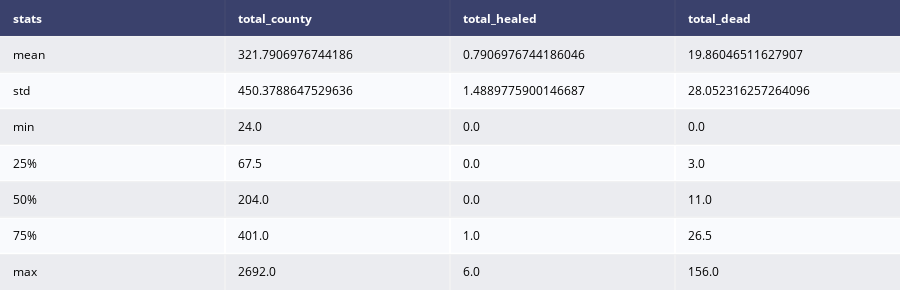

The code cell stored with this chart in its notebook:
### Markdown cell above
### Stats of the day

### Code cell
stats=df1.describe()
stats.drop(index='count',inplace=True)
stats.reset_index(inplace=True)
stats.columns=['stats','total_county','total_healed','total_dead']

fig = ff.create_table(stats)
fig.show()

### Figure 1 — Plotly figure (JSON) as saved in the notebook; plotly's stock layout.template omitted (floating-point values rounded to 4 significant figures)
{"data": [{"colorscale": [[0, "#00083e"], [0.5, "#ededee"], [1, "#ffffff"]], "hoverinfo": "none", "opacity": 0.75, "showscale": false, "type": "heatmap", "z": [[0, 0, 0, 0], [0.5, 0.5, 0.5, 0.5], [1, 1, 1, 1], [0.5, 0.5, 0.5, 0.5], [1, 1, 1, 1], [0.5, 0.5, 0.5, 0.5], [1, 1, 1, 1], [0.5, 0.5, 0.5, 0.5]]}], "layout": {"annotations": [{"align": "left", "font": {"color": "#ffffff"}, "showarrow": false, "text": "<b>stats</b>", "x": -0.45, "xanchor": "left", "xref": "x", "y": 0, "yref": "y"}, {"align": "left", "font": {"color": "#ffffff"}, "showarrow": false, "text": "<b>total_county</b>", "x": 0.55, "xanchor": "left", "xref": "x", "y": 0, "yref": "y"}, {"align": "left", "font": {"color": "#ffffff"}, "showarrow": false, "text": "<b>total_healed</b>", "x": 1.55, "xanchor": "left", "xref": "x", "y": 0, "yref": "y"}, {"align": "left", "font": {"color": "#ffffff"}, "showarrow": false, "text": "<b>total_dead</b>", "x": 2.55, "xanchor": "left", "xref": "x", "y": 0, "yref": "y"}, {"align": "left", "font": {"color": "#000000"}, "showarrow": false, "text": "mean", "x": -0.45, "xanchor": "left", "xref": "x", "y": 1, "yref": "y"}, {"align": "left", "font": {"color": "#000000"}, "showarrow": false, "text": "321.7906976744186", "x": 0.55, "xanchor": "left", "xref": "x", "y": 1, "yref": "y"}, {"align": "left", "font": {"color": "#000000"}, "showarrow": false, "text": "0.7906976744186046", "x": 1.55, "xanchor": "left", "xref": "x", "y": 1, "yref": "y"}, {"align": "left", "font": {"color": "#000000"}, "showarrow": false, "text": "19.86046511627907", "x": 2.55, "xanchor": "left", "xref": "x", "y": 1, "yref": "y"}, {"align": "left", "font": {"color": "#000000"}, "showarrow": false, "text": "std", "x": -0.45, "xanchor": "left", "xref": "x", "y": 2, "yref": "y"}, {"align": "left", "font": {"color": "#000000"}, "showarrow": false, "text": "450.3788647529636", "x": 0.55, "xanchor": "left", "xref": "x", "y": 2, "yref": "y"}, {"align": "left", "font": {"color": "#000000"}, "showarrow": false, "text": "1.4889775900146687", "x": 1.55, "xanchor": "left", "xref": "x", "y": 2, "yref": "y"}, {"align": "left", "font": {"color": "#000000"}, "showarrow": false, "text": "28.052316257264096", "x": 2.55, "xanchor": "left", "xref": "x", "y": 2, "yref": "y"}, {"align": "left", "font": {"color": "#000000"}, "showarrow": false, "text": "min", "x": -0.45, "xanchor": "left", "xref": "x", "y": 3, "yref": "y"}, {"align": "left", "font": {"color": "#000000"}, "showarrow": false, "text": "24.0", "x": 0.55, "xanchor": "left", "xref": "x", "y": 3, "yref": "y"}, {"align": "left", "font": {"color": "#000000"}, "showarrow": false, "text": "0.0", "x": 1.55, "xanchor": "left", "xref": "x", "y": 3, "yref": "y"}, {"align": "left", "font": {"color": "#000000"}, "showarrow": false, "text": "0.0", "x": 2.55, "xanchor": "left", "xref": "x", "y": 3, "yref": "y"}, {"align": "left", "font": {"color": "#000000"}, "showarrow": false, "text": "25%", "x": -0.45, "xanchor": "left", "xref": "x", "y": 4, "yref": "y"}, {"align": "left", "font": {"color": "#000000"}, "showarrow": false, "text": "67.5", "x": 0.55, "xanchor": "left", "xref": "x", "y": 4, "yref": "y"}, {"align": "left", "font": {"color": "#000000"}, "showarrow": false, "text": "0.0", "x": 1.55, "xanchor": "left", "xref": "x", "y": 4, "yref": "y"}, {"align": "left", "font": {"color": "#000000"}, "showarrow": false, "text": "3.0", "x": 2.55, "xanchor": "left", "xref": "x", "y": 4, "yref": "y"}, {"align": "left", "font": {"color": "#000000"}, "showarrow": false, "text": "50%", "x": -0.45, "xanchor": "left", "xref": "x", "y": 5, "yref": "y"}, {"align": "left", "font": {"color": "#000000"}, "showarrow": false, "text": "204.0", "x": 0.55, "xanchor": "left", "xref": "x", "y": 5, "yref": "y"}, {"align": "left", "font": {"color": "#000000"}, "showarrow": false, "text": "0.0", "x": 1.55, "xanchor": "left", "xref": "x", "y": 5, "yref": "y"}, {"align": "left", "font": {"color": "#000000"}, "showarrow": false, "text": "11.0", "x": 2.55, "xanchor": "left", "xref": "x", "y": 5, "yref": "y"}, {"align": "left", "font": {"color": "#000000"}, "showarrow": false, "text": "75%", "x": -0.45, "xanchor": "left", "xref": "x", "y": 6, "yref": "y"}, {"align": "left", "font": {"color": "#000000"}, "showarrow": false, "text": "401.0", "x": 0.55, "xanchor": "left", "xref": "x", "y": 6, "yref": "y"}, {"align": "left", "font": {"color": "#000000"}, "showarrow": false, "text": "1.0", "x": 1.55, "xanchor": "left", "xref": "x", "y": 6, "yref": "y"}, {"align": "left", "font": {"color": "#000000"}, "showarrow": false, "text": "26.5", "x": 2.55, "xanchor": "left", "xref": "x", "y": 6, "yref": "y"}, {"align": "left", "font": {"color": "#000000"}, "showarrow": false, "text": "max", "x": -0.45, "xanchor": "left", "xref": "x", "y": 7, "yref": "y"}, {"align": "left", "font": {"color": "#000000"}, "showarrow": false, "text": "2692.0", "x": 0.55, "xanchor": "left", "xref": "x", "y": 7, "yref": "y"}, {"align": "left", "font": {"color": "#000000"}, "showarrow": false, "text": "6.0", "x": 1.55, "xanchor": "left", "xref": "x", "y": 7, "yref": "y"}, {"align": "left", "font": {"color": "#000000"}, "showarrow": false, "text": "156.0", "x": 2.55, "xanchor": "left", "xref": "x", "y": 7, "yref": "y"}], "height": 290, "margin": {"b": 0, "l": 0, "r": 0, "t": 0}, "xaxis": {"dtick": 1, "gridwidth": 2, "showticklabels": false, "tick0": -0.5, "ticks": "", "zeroline": false}, "yaxis": {"autorange": "reversed", "dtick": 1, "gridwidth": 2, "showticklabels": false, "tick0": 0.5, "ticks": "", "zeroline": false}}}
